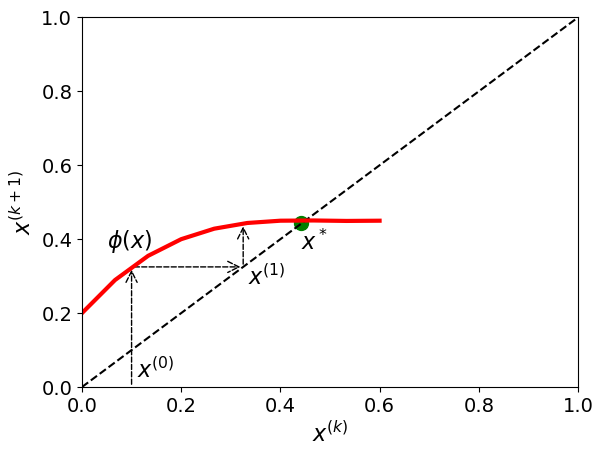

Recreate this plot in Python.
#!/usr/bin/env python3
# -*- coding: utf-8 -*-
"""
Created on Sun Dec 29 22:23:29 2024

@author: swapnilsharma
"""

import numpy as np
import matplotlib.pyplot as plt
import matplotlib.patches as patches
from scipy.interpolate import interp1d


x=np.linspace(0,1,11)

x_sample=np.array([0,0.2,0.5,0.6])
y_sample=np.array([0.2,0.4,0.45,0.45])
f = interp1d(x_sample, y_sample, kind='cubic')
x_smooth = np.linspace(x_sample.min(), x_sample.max(), 10)
y_smooth = f(x_smooth)
#%%

plt.figure(1,dpi=600)
fig, ax = plt.subplots()
plt.plot(x,x,color='black',linestyle='--')
plt.plot(x_smooth, y_smooth,linewidth=3,color='red')

arrow1 = patches.FancyArrowPatch(
    (0.1,0.0),
    (0.1,f(0.1)),
    mutation_scale=20,  
    arrowstyle='->',  linestyle='--', 
    color='black'
)
ax.add_patch(arrow1)

plt.text(0.1+0.01, 0.025, r'$x^{(0)}$',fontsize=16)

plt.text(0.1-0.05, f(0.1)+0.05, r'$\phi(x)$',fontsize=16)

arrow2 = patches.FancyArrowPatch(
    (0.1,f(0.1)),
    (f(0.1),f(0.1)),
    mutation_scale=20,  
    arrowstyle='->',  linestyle='--', 
    color='black'
)
ax.add_patch(arrow2)

plt.text(f(0.1)+0.01, f(0.1)-0.05, r'$x^{(1)}$',fontsize=16)

arrow3 = patches.FancyArrowPatch(
    (f(0.1),f(0.1)),
    (f(0.1),f(f(0.1))),
    mutation_scale=20,  
    arrowstyle='->',  linestyle='--', 
    color='black'
)
ax.add_patch(arrow3)

plt.scatter(f(f(0.1)),f(f(0.1)),color='green',s=100)

plt.text(f(f(0.1)), f(f(0.1))-0.07, r'$x^*$',fontsize=16)

ax.set_xlim(0, 1)
ax.set_ylim(0, 1)

plt.xticks(fontsize=14)
plt.yticks(fontsize=14) 

plt.xlabel(r'$x^{(k)}$',fontsize=16)
plt.ylabel(r'$x^{(k+1)}$',fontsize=16)

plt.savefig('Figure6.1(a).png',bbox_inches='tight')
plt.show()

#%%
plt.figure(2,dpi=600)
fig, ax = plt.subplots()
plt.plot(x,x,color='black',linestyle='--')
plt.plot(x, 1-0.5*x,linewidth=3,color='red')

arrow1 = patches.FancyArrowPatch(
    (0.1,0.0),
    (0.1,1-0.5*0.1),
    mutation_scale=20,  
    arrowstyle='->',  linestyle='--', 
    color='black'
)
ax.add_patch(arrow1)

plt.text(0.1+0.01, 0.025, r'$x^{(0)}$',fontsize=16)

plt.text(0.2, 0.77, r'$\phi(x)$',fontsize=16)

arrow2 = patches.FancyArrowPatch(
    (0.1,1-0.05),
    (0.95,0.95),
    mutation_scale=20,  
    arrowstyle='->',  linestyle='--', 
    color='black'
)
ax.add_patch(arrow2)

plt.text(0.85+0.01, 0.8-0.05, r'$x^{(1)}$',fontsize=16)

arrow3 = patches.FancyArrowPatch(
    (0.95,0.95),
    (0.95,1-0.5*0.95),
    mutation_scale=20,  
    arrowstyle='->',  linestyle='--', 
    color='black'
)
ax.add_patch(arrow3)

arrow4 = patches.FancyArrowPatch(
    (0.95,1-0.5*0.95),
    (1-0.5*0.95,1-0.5*0.95),
    mutation_scale=20,  
    arrowstyle='->',  linestyle='--', 
    color='black'
)
ax.add_patch(arrow4)

plt.scatter(1/1.5,1/1.5,color='green',s=100)

plt.text(1/1.5, 1/1.5-0.1, r'$x^*$',fontsize=16)


plt.text(0.5, 0.4, r'$x^{(2)}$',fontsize=16)

arrow5 = patches.FancyArrowPatch(
    (0.525,0.525),
    (0.525,1-0.5*0.525),
    mutation_scale=20,  
    arrowstyle='->',  linestyle='--', 
    color='black'
)
ax.add_patch(arrow5)

arrow6 = patches.FancyArrowPatch(
    (0.525,0.7375),
    (0.7375,0.7375),
    mutation_scale=20,  
    arrowstyle='->',  linestyle='--', 
    color='black'
)
ax.add_patch(arrow6)

plt.text(0.7375-0.05, 0.7375+0.05, r'$x^{(3)}$',fontsize=16)

ax.set_xlim(0, 1)
ax.set_ylim(0, 1)

plt.xticks(fontsize=14)
plt.yticks(fontsize=14) 

plt.xlabel(r'$x^{(k)}$',fontsize=16)
plt.ylabel(r'$x^{(k+1)}$',fontsize=16)

plt.savefig('Figure6.1(b).png',bbox_inches='tight')
plt.show()

#%%

plt.figure(3,dpi=600)
fig, ax = plt.subplots()
plt.plot(x,x,color='black',linestyle='--')
plt.plot(x, 3*x-0.2*3,linewidth=3,color='red')

arrow1 = patches.FancyArrowPatch(
    (0.4,0.4),
    (0.4,0.6),
    mutation_scale=20,  
    arrowstyle='->',  linestyle='--', 
    color='black'
)
ax.add_patch(arrow1)

plt.text(0.4, 0.35, r'$x^{(1)}$',fontsize=16)

plt.text(0.35, 0.8, r'$\phi(x)$',fontsize=16)

arrow2 = patches.FancyArrowPatch(
    (0.4,0.6),
    (0.6,0.6),
    mutation_scale=20,  
    arrowstyle='->',  linestyle='--', 
    color='black'
)
ax.add_patch(arrow2)

plt.text(0.35, 0.15, r'$x^{(0)}$',fontsize=16)

arrow3 = patches.FancyArrowPatch(
    (0.33,0.4),
    (0.4,0.4),
    mutation_scale=20,  
    arrowstyle='->',  linestyle='--', 
    color='black'
)
ax.add_patch(arrow3)

plt.scatter(0.3,0.3,color='green',s=100)

plt.text(0.25, 0.3, r'$x^*$',fontsize=16)

arrow4 = patches.FancyArrowPatch(
    (0.33,0),
    (0.33,0.4),
    mutation_scale=20,  
    arrowstyle='->',  linestyle='--', 
    color='black'
)
ax.add_patch(arrow4)

plt.text(0.6, 0.55, r'$x^{(2)}$',fontsize=16)

ax.set_xlim(0, 1)
ax.set_ylim(0, 1)

plt.xticks(fontsize=14)
plt.yticks(fontsize=14) 

plt.xlabel(r'$x^{(k)}$',fontsize=16)
plt.ylabel(r'$x^{(k+1)}$',fontsize=16)

plt.savefig('Figure6.1(c).png',bbox_inches='tight')
plt.show()
